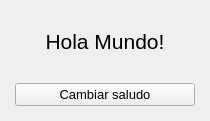
<?xml version="1.0" encoding="UTF-8"?>
<ui version="4.0">
 <class>MainWindow</class>
 <widget class="QMainWindow" name="MainWindow">
  <property name="geometry">
   <rect>
    <x>0</x>
    <y>0</y>
    <width>210</width>
    <height>121</height>
   </rect>
  </property>
  <property name="windowTitle">
   <string>MainWindow</string>
  </property>
  <widget class="QWidget" name="centralwidget">
   <layout class="QVBoxLayout" name="verticalLayout_2">
    <property name="leftMargin">
     <number>15</number>
    </property>
    <property name="topMargin">
     <number>5</number>
    </property>
    <property name="rightMargin">
     <number>15</number>
    </property>
    <property name="bottomMargin">
     <number>15</number>
    </property>
    <item>
     <widget class="QLabel" name="mensaje">
      <property name="font">
       <font>
        <pointsize>16</pointsize>
       </font>
      </property>
      <property name="text">
       <string>Hola Mundo!</string>
      </property>
      <property name="alignment">
       <set>Qt::AlignCenter</set>
      </property>
     </widget>
    </item>
    <item>
     <widget class="QPushButton" name="btnCambiar">
      <property name="font">
       <font>
        <pointsize>10</pointsize>
        <weight>50</weight>
        <bold>false</bold>
       </font>
      </property>
      <property name="text">
       <string>Cambiar saludo</string>
      </property>
     </widget>
    </item>
   </layout>
  </widget>
 </widget>
 <resources/>
 <connections/>
</ui>
